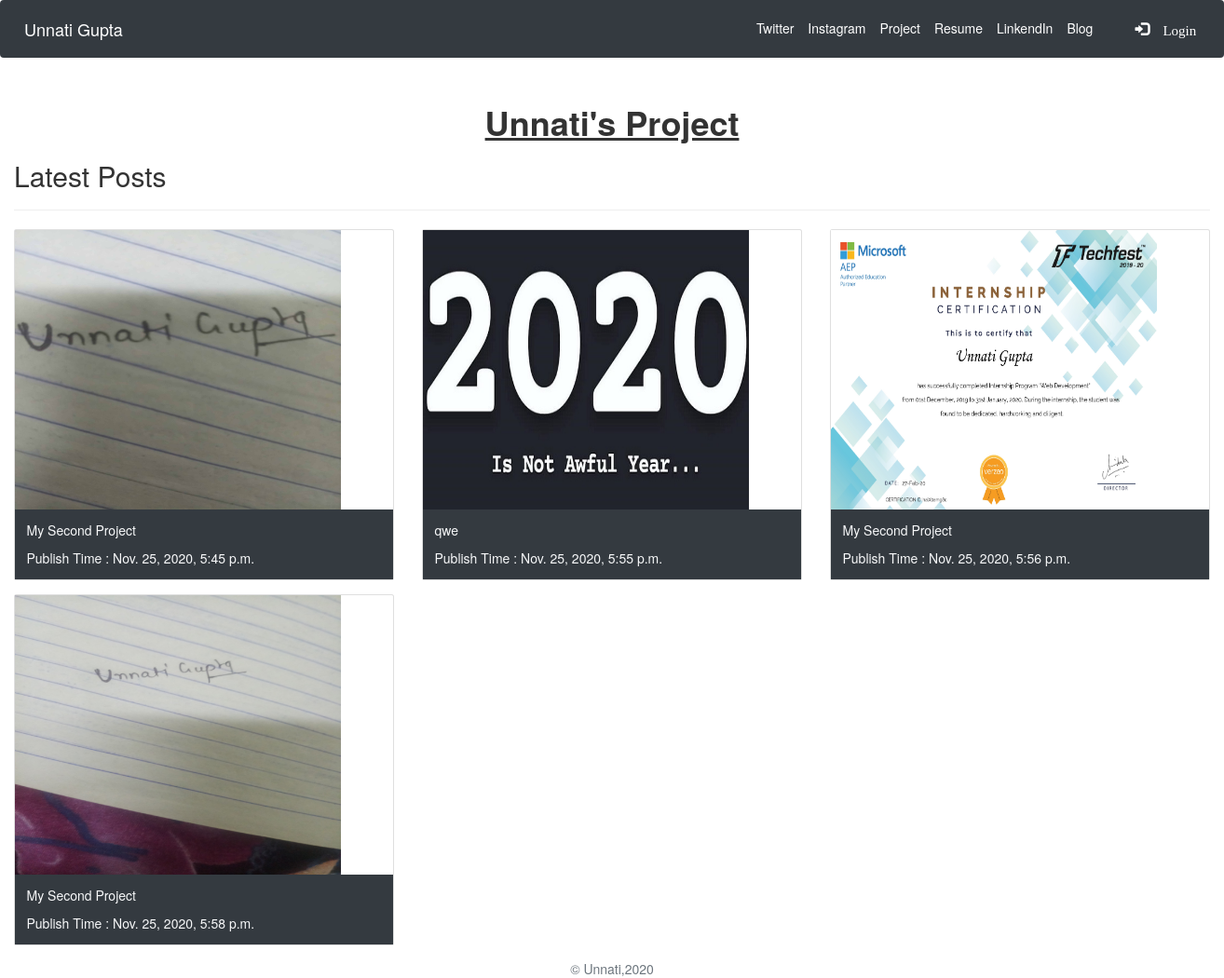
/product/, run on an earlier commit of the app's database.
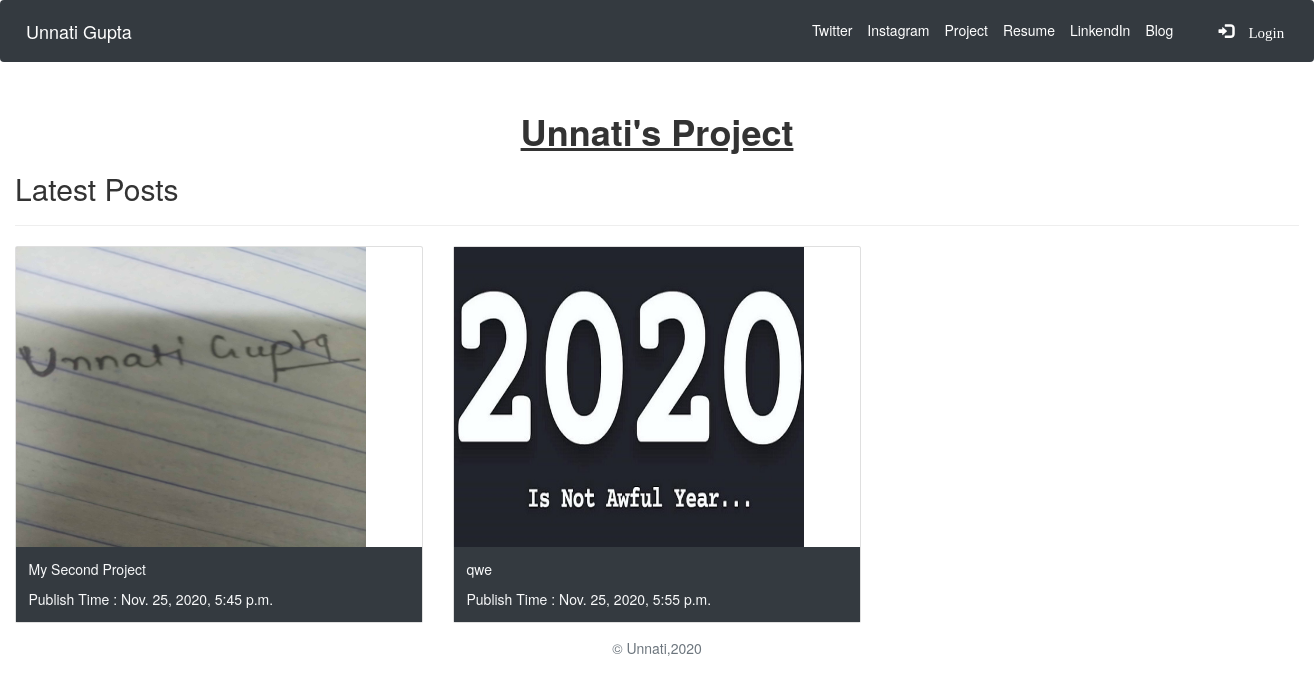
And on a later commit of the database.
### product/models.py (models this page shows)
class Product(models.Model):
    title = models.CharField(max_length=255)
    publish_time = models.DateTimeField(auto_now_add=True)
    image = models.ImageField(upload_to='images/')
    body = models.TextField()

### product/views.py (the view)
# urls.py: path('product/', product.views.ProductListView.as_view(), name = 'product_list_view'),
class ProductListView(ListView):
    model = Product
    context_object_name = 'products'
    template_name = 'product/product.html'

### templates/product/product.html (shortened to what this page needs)
{% extends 'jobs/home.html' %}
{% load static %}
{% block body_block %}
<main role="main">
  <div class="container-fluid">
      <h1 class="text-center pt-3" style="font-weight :bold;" >
        <u> Unnati's Project</u>
      </h1>
      <h2> Latest Posts</h2>
        <hr/>
        <div class="row" pt-3>
        {% if products %}
              {% for product in products %}
                 <div class="col-md-4 ">
                 <div class="card mb-4 ">
                 <img src="{{ product.image.url }}" width="350" height="300 "/>
                 <div class="card-body bg-dark" width="300">
                   <p class="card-text text-light">{{product.title}} <p class="card-text text-light">Publish Time : {{product.publish_time}}</p>
                  </div>
                 </div>
                 </div>
                              {% endfor %}
        {% endif %}
  </div>
</main>
{% endblock %}

### templates/jobs/home.html (shortened to what this page needs)
{% load static %}
<!doctype html>
<html lang="en" xmlns="http://www.w3.org/1999/html">
  <head>
<link rel="stylesheet" href="https://stackpath.bootstrapcdn.com/bootstrap/4.5.2/css/bootstrap.min.css"
>
        <link rel="stylesheet" href="https://maxcdn.bootstrapcdn.com/bootstrap/4.5.2/css/bootstrap.min.css">
        <link rel="stylesheet" href="https://maxcdn.bootstrapcdn.com/bootstrap/3.4.1/css/bootstrap.min.css">
  </head>
  <body>
    <header>
  <nav class="navbar navbar-expand-lg navbar-dark bg-dark">
  <a class="navbar-brand" href="/">Unnati Gupta</a>
  <div class="collapse navbar-collapse" id="navbarNavAltMarkup" >
    <div class="navbar-nav ml-auto" >
      <a class="nav-link active" href=" https://twitter.com/UnnatiG34125168" style="margin-left:500px;padding-left:140px;">Twitter</a>
      <a class="nav-link active" href=" https://www.instagram.com/___unn_ati_gupta___/" style="padding-left:10px;">Instagram</a>
             <a class="nav-link active" href="/product"style="padding-left:10px;">Project</a>
      <a class="nav-link active" href="{% static 'unnati gupta resume.pdf'%}"style="padding-left:10px;">Resume</a>
      <a class="nav-link active" href="https://www.linkedin.com/in/unnati-gupta-a62563183/"style="padding-left:10px;">LinkendIn</a>
      <a class="nav-link active" href="/blog"style="padding-left:10px;">Blog</a>
          {% if not request.user.is_authenticated %}
                <a class="nav-link active" href="/accounts/login"  style="font-size:15px;padding-left:40px;"><span class="glyphicon glyphicon-log-in">&nbsp;Login </span></a>
          {% else %}
                  <a href="">  <h4 style="color:white;margin-top: 5px;padding-left:15px;"><span class="glyphicon glyphicon-user">{{user.get_username}}</h4></li></a>
          {% endif %}
    </div>
  </div>
</nav>
</header>
                                      {% block body_block %}{% endblock %}
<footer class="text-muted">
  <div class="container text-center" >
      &copy; Unnati,{% now "Y" %}
    </div>
</footer>
  </body>
</html>

What changed in the data, as far as the page shows it:
removed Product: image (picture), title "My Second Project", publish_time "Nov. 25, 2020, 5:56 p.m."
removed Product: image (picture), title "My Second Project", publish_time "Nov. 25, 2020, 5:58 p.m."
